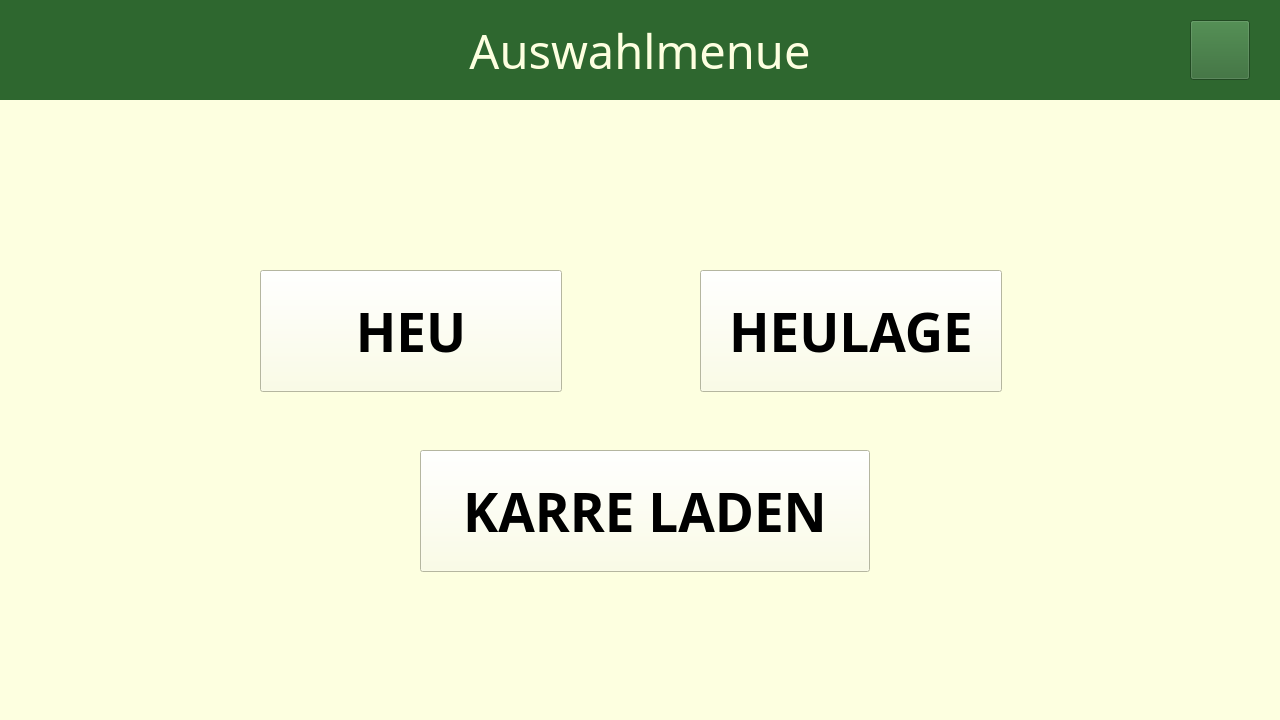
<?xml version="1.0" encoding="UTF-8"?>
<ui version="4.0">
 <class>AuswahlSeite</class>
 <widget class="QWidget" name="AuswahlSeite">
  <property name="geometry">
   <rect>
    <x>0</x>
    <y>0</y>
    <width>1280</width>
    <height>720</height>
   </rect>
  </property>
  <property name="windowTitle">
   <string>Futterkarre 1.4.0</string>
  </property>
  <property name="styleSheet">
   <string notr="true">background-color: #fdffe0;</string>
  </property>
  <widget class="QPushButton" name="btn_to_side_fu_heulage">
   <property name="geometry">
    <rect>
     <x>700</x>
     <y>270</y>
     <width>300</width>
     <height>120</height>
    </rect>
   </property>
   <property name="sizePolicy">
    <sizepolicy hsizetype="Fixed" vsizetype="Fixed">
     <horstretch>0</horstretch>
     <verstretch>0</verstretch>
    </sizepolicy>
   </property>
   <property name="minimumSize">
    <size>
     <width>300</width>
     <height>120</height>
    </size>
   </property>
   <property name="maximumSize">
    <size>
     <width>300</width>
     <height>16777215</height>
    </size>
   </property>
   <property name="font">
    <font>
     <family>Droid Sans Fallback</family>
     <pointsize>40</pointsize>
     <weight>75</weight>
     <bold>true</bold>
    </font>
   </property>
   <property name="styleSheet">
    <string notr="true">
QPushButton {
    min-width: 300px;
    min-height: 120px;
}
        </string>
   </property>
   <property name="text">
    <string>HEULAGE</string>
   </property>
  </widget>
  <widget class="QPushButton" name="btn_to_side_fu_heu">
   <property name="enabled">
    <bool>true</bool>
   </property>
   <property name="geometry">
    <rect>
     <x>260</x>
     <y>270</y>
     <width>300</width>
     <height>120</height>
    </rect>
   </property>
   <property name="sizePolicy">
    <sizepolicy hsizetype="Fixed" vsizetype="Fixed">
     <horstretch>0</horstretch>
     <verstretch>0</verstretch>
    </sizepolicy>
   </property>
   <property name="maximumSize">
    <size>
     <width>300</width>
     <height>120</height>
    </size>
   </property>
   <property name="font">
    <font>
     <family>Droid Sans Fallback</family>
     <pointsize>40</pointsize>
     <weight>75</weight>
     <bold>true</bold>
    </font>
   </property>
   <property name="styleSheet">
    <string notr="true">
QPushButton {
    min-width: 300px;
    min-height: 120px;
}
        </string>
   </property>
   <property name="text">
    <string>HEU</string>
   </property>
  </widget>
  <widget class="QLabel" name="b_fuetterung">
   <property name="geometry">
    <rect>
     <x>0</x>
     <y>0</y>
     <width>1280</width>
     <height>100</height>
    </rect>
   </property>
   <property name="sizePolicy">
    <sizepolicy hsizetype="Fixed" vsizetype="Fixed">
     <horstretch>0</horstretch>
     <verstretch>0</verstretch>
    </sizepolicy>
   </property>
   <property name="minimumSize">
    <size>
     <width>1024</width>
     <height>60</height>
    </size>
   </property>
   <property name="maximumSize">
    <size>
     <width>1280</width>
     <height>100</height>
    </size>
   </property>
   <property name="font">
    <font>
     <family>Droid Sans Fallback</family>
     <pointsize>35</pointsize>
     <weight>50</weight>
     <bold>false</bold>
    </font>
   </property>
   <property name="statusTip">
    <string/>
   </property>
   <property name="styleSheet">
    <string notr="true">background-color: #2E672F;
color: #fdffe0;
</string>
   </property>
   <property name="text">
    <string>Auswahlmenue</string>
   </property>
   <property name="textFormat">
    <enum>Qt::PlainText</enum>
   </property>
   <property name="alignment">
    <set>Qt::AlignCenter</set>
   </property>
  </widget>
  <widget class="QPushButton" name="btn_to_side_settings">
   <property name="geometry">
    <rect>
     <x>1190</x>
     <y>20</y>
     <width>60</width>
     <height>60</height>
    </rect>
   </property>
   <property name="styleSheet">
    <string notr="true">background-color: #2E672F</string>
   </property>
   <property name="text">
    <string/>
   </property>
   <property name="icon">
    <iconset resource="icons/icons.qrc">
     <normaloff>:/icons/Gear.png</normaloff>
     <normalon>:/icons/Gear.png</normalon>:/icons/Gear.png</iconset>
   </property>
   <property name="iconSize">
    <size>
     <width>30</width>
     <height>30</height>
    </size>
   </property>
  </widget>
  <widget class="QPushButton" name="btn_to_side_fu_laden">
   <property name="geometry">
    <rect>
     <x>420</x>
     <y>450</y>
     <width>450</width>
     <height>120</height>
    </rect>
   </property>
   <property name="sizePolicy">
    <sizepolicy hsizetype="Fixed" vsizetype="Fixed">
     <horstretch>0</horstretch>
     <verstretch>0</verstretch>
    </sizepolicy>
   </property>
   <property name="minimumSize">
    <size>
     <width>300</width>
     <height>120</height>
    </size>
   </property>
   <property name="maximumSize">
    <size>
     <width>450</width>
     <height>16777215</height>
    </size>
   </property>
   <property name="font">
    <font>
     <family>Droid Sans Fallback</family>
     <pointsize>40</pointsize>
     <weight>75</weight>
     <bold>true</bold>
    </font>
   </property>
   <property name="styleSheet">
    <string notr="true">
QPushButton {
    min-width: 300px;
    min-height: 120px;
}
        </string>
   </property>
   <property name="text">
    <string>KARRE LADEN</string>
   </property>
  </widget>
 </widget>
 <resources>
  <include location="icons/icons.qrc"/>
 </resources>
 <connections/>
</ui>
